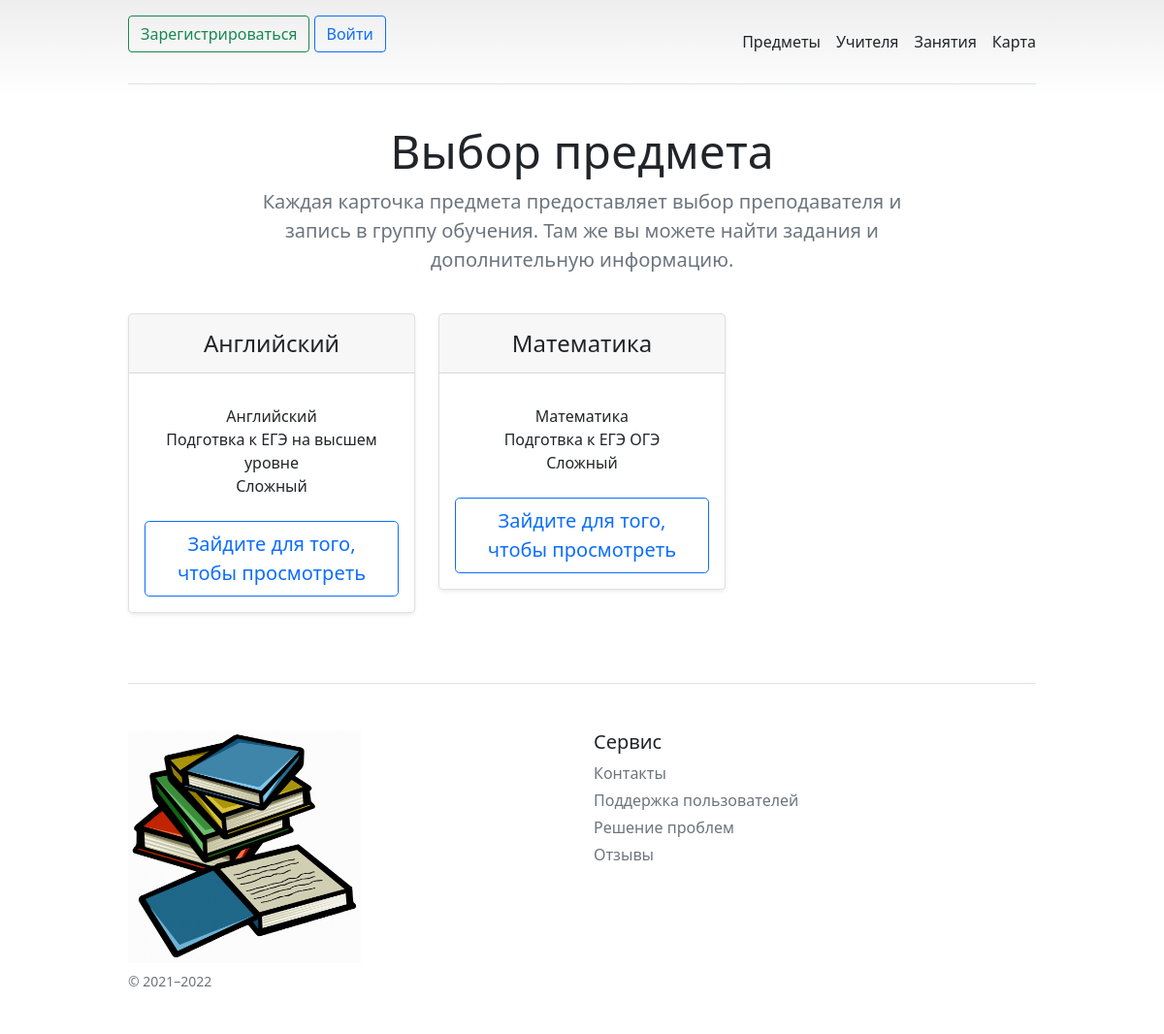
The app's page /, older data.
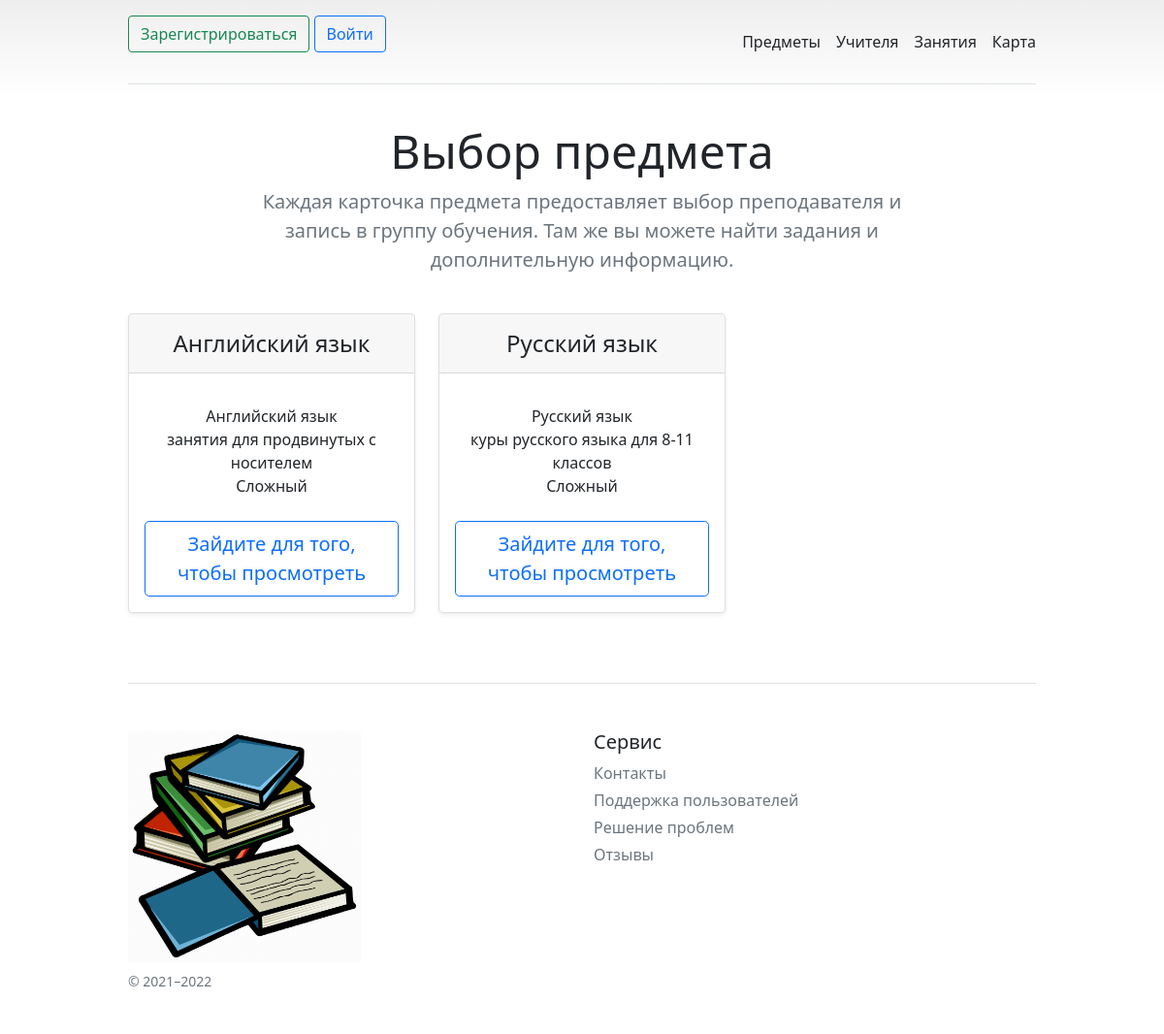
The same page, newer data.
### data/subjects.py (models this page shows)
class Subject(SqlAlchemyBase):
    __tablename__ = 'subject'
    id = sqlalchemy.Column(sqlalchemy.Integer,
                           primary_key=True, autoincrement=True)
    name = sqlalchemy.Column(sqlalchemy.String, nullable=False)
    about = sqlalchemy.Column(sqlalchemy.String, nullable=True)
    is_hard = sqlalchemy.Column(sqlalchemy.Boolean, default=False)
    lesson = orm.relation('Lesson', back_populates='subject')

### main.py (the view)
@app.route("/")
def index():
    db_sess = db_session.create_session()
    subjects = db_sess.query(Subject)
    return render_template("index2.html", subject=subjects)

### data/db_session.py (called while the page is built)
def create_session() -> Session:
    global __factory
    return __factory()

### templates/index2.html (shortened to what this page needs)
<!doctype html>
<html lang="en">
<head>
    <link href="https://cdn.jsdelivr.net/npm/bootstrap@5.1.3/dist/css/bootstrap.min.css" rel="stylesheet"
>
    <link href="pricing.css" rel="stylesheet">
</head>
<body>
<div class="container py-3">
    <header>
        <div class="d-flex flex-column flex-md-row align-items-center pb-3 mb-4 border-bottom">
            {% if current_user.is_authenticated %}
            <a href="/logout" class="d-flex align-items-center text-dark text-decoration-none">
            <a href="/profile" class="d-flex align-items-center text-dark text-decoration-none">
                <svg xmlns="http://www.w3.org/2000/svg" width="40" height="32" class="me-2" viewBox="0 0 118 94"
                     role="img"><title>Bootstrap</title>
                    <path fill-rule="evenodd" clip-rule="evenodd"
                          d="M24.509 0c-6.733 0-11.715 5.893-11.492 12.284.214 6.14-.064 14.092-2.066 20.577C8.943 39.365 5.547 43.485 0 44.014v5.972c5.547.529 8.943 4.649 10.951 11.153 2.002 6.485 2.28 14.437 2.066 20.577C12.794 88.106 17.776 94 24.51 94H93.5c6.733 0 11.714-5.893 11.491-12.284-.214-6.14.064-14.092 2.066-20.577 2.009-6.504 5.396-10.624 10.943-11.153v-5.972c-5.547-.529-8.934-4.649-10.943-11.153-2.002-6.484-2.28-14.437-2.066-20.577C105.214 5.894 100.233 0 93.5 0H24.508zM80 57.863C80 66.663 73.436 72 62.543 72H44a2 2 0 01-2-2V24a2 2 0 012-2h18.437c9.083 0 15.044 4.92 15.044 12.474 0 5.302-4.01 10.049-9.119 10.88v.277C75.317 46.394 80 51.21 80 57.863zM60.521 28.34H49.948v14.934h8.905c6.884 0 10.68-2.772 10.68-7.727 0-4.643-3.264-7.207-9.012-7.207zM49.948 49.2v16.458H60.91c7.167 0 10.964-2.876 10.964-8.281 0-5.406-3.903-8.178-11.425-8.178H49.948z"
                          fill="currentColor"></path>
                </svg>
                <span class="fs-4">{{ current_user.name }}</span>
            </a>
            {% else %}
            <p>
                <a class="btn btn-outline-success" href="/register">Зарегистрироваться</a>
                <a class="btn btn-outline-primary" href="/login">Войти</a>
            </p>
            {% endif %}
            <nav class="d-inline-flex mt-2 mt-md-0 ms-md-auto">
                {% if current_user.is_authenticated %}
                <a class="me-3 py-2 text-dark text-decoration-none" href="subjects">Предметы</a>
                <a class="me-3 py-2 text-dark text-decoration-none" href="teachers">Учителя</a>
                <a class="me-3 py-2 text-dark text-decoration-none" href="#">Занятия</a>
                <a class="me-3 py-2 text-dark text-decoration-none" href="maps">Карта</a>
                <a href="/logout">
                    <button class="btn btn-outline-danger" type="submit">Выход из аккаунта</button>
                </a>
                {% else %}
                <a class="me-3 py-2 text-dark text-decoration-none" href="subjects">Предметы</a>
                <a class="me-3 py-2 text-dark text-decoration-none" href="teachers">Учителя</a>
                <a class="me-3 py-2 text-dark text-decoration-none" href="#">Занятия</a>
                <a class="py-2 text-dark text-decoration-none" href="maps">Карта</a>
                {% endif %}
            </nav>
        </div>
        <div class="pricing-header p-3 pb-md-4 mx-auto text-center">
            <h1 class="display-5 fw-normal">Выбор предмета</h1>
            <p class="fs-5 text-muted">Каждая карточка предмета предоставляет выбор преподавателя и запись в группу
                обучения. Там же вы можете найти задания и дополнительную информацию.</p>
        </div>
    </header>
    <main>
        <div class="row row-cols-1 row-cols-md-3 mb-3 text-center">
            {% for item in subject%}
            <div class="col">
                <div class="card mb-4 rounded-3 shadow-sm">
                    <div class="card-header py-3">
                        <h4 class="my-0 fw-normal">{{item.name}}</h4>
                    </div>
                    <div class="card-body">
                        <ul class="list-unstyled mt-3 mb-4">
                            <li>{{item["name"]}}</li>
                            <li>{{item["about"]}}</li>
                            {% if item["is_hard"] %}
                            <li>Сложный</li>
                            {% else %}
                            <li>Легкий</li>
                            {% endif %}
                        </ul>
                        {% if current_user.is_authenticated %}
                        <a href="lesson/{{item.id}}">
                            <button type="button" class="w-100 btn btn-lg btn-outline-primary">
                                Выбрать
                            </button>
                        </a>
                        {% else %}
                        <a href="/register">
                            <button type="button" class="w-100 btn btn-lg btn-outline-primary">
                                Зайдите для того, чтобы просмотреть
                            </button>
                        </a>
                        {% endif %}
                    </div>
                </div>
            </div>
            {%endfor%}
        </div>
    </main>
    <footer class="pt-4 my-md-5 pt-md-5 border-top">
        <div class="row">
            <div class="col-12 col-md">
                <img class="mb-2" src="/static/img/imp.png" alt="" width="240" height="240">
                <small class="d-block mb-3 text-muted">&copy; 2021–2022</small>
            </div>
            <div class="col-6 col-md">
                <h5>Сервис</h5>
                <ul class="list-unstyled text-small">
                    <li class="mb-1"><a class="link-secondary text-decoration-none" href="about_us">Контакты</a></li>
                    <li class="mb-1"><a class="link-secondary text-decoration-none" href="usersupport">Поддержка пользователей</a>
                    </li>
                    <li class="mb-1"><a class="link-secondary text-decoration-none" href="problems">Решение проблем</a></li>
                    <li class="mb-1"><a class="link-secondary text-decoration-none" href="feedback">Отзывы</a></li>
                </ul>
            </div>
        </div>
    </footer>
</div>
</body>
</html>

### templates/pricing.css (style rules this page uses)
body { background-image: linear-gradient(180deg, #eee, #fff 100px, #fff); }
.container { max-width: 960px; }
.pricing-header { max-width: 700px; }

Row changes from the older to the newer data that the page shows:
removed Subject: name "Математика", about "Подготвка к ЕГЭ ОГЭ", is_hard "Сложный"
changed Subject: name "Английский" → "Английский язык"; about "Подготвка к ЕГЭ на высшем уровне" → "занятия для продвинутых с носителем"
added Subject: name "Русский язык", about "куры русского языка для 8-11 классов", is_hard "Сложный"
